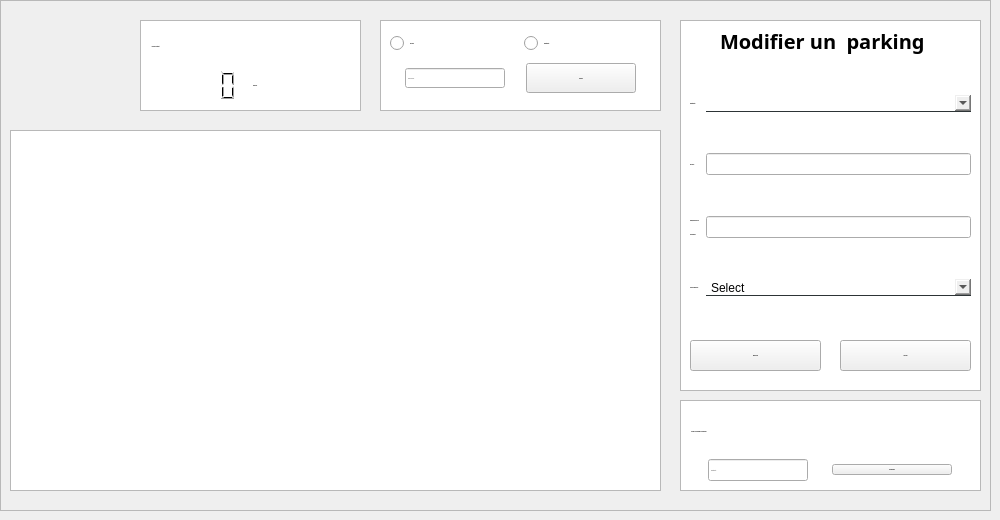
          <widget class="QWidget" name="tab_6">
           <attribute name="title">
            <string>Liste de les parking</string>
           </attribute>
           <widget class="QFrame" name="frame_14">
            <property name="geometry">
             <rect>
              <x>0</x>
              <y>0</y>
              <width>991</width>
              <height>511</height>
             </rect>
            </property>
            <property name="frameShape">
             <enum>QFrame::StyledPanel</enum>
            </property>
            <property name="frameShadow">
             <enum>QFrame::Raised</enum>
            </property>
            <widget class="QFrame" name="frame1_7">
             <property name="geometry">
              <rect>
               <x>680</x>
               <y>400</y>
               <width>301</width>
               <height>91</height>
              </rect>
             </property>
             <property name="frameShape">
              <enum>QFrame::StyledPanel</enum>
             </property>
             <property name="frameShadow">
              <enum>QFrame::Raised</enum>
             </property>
             <widget class="QWidget" name="verticalLayoutWidget_13">
              <property name="geometry">
               <rect>
                <x>10</x>
                <y>10</y>
                <width>281</width>
                <height>71</height>
               </rect>
              </property>
              <layout class="QVBoxLayout" name="verticalLayout_13">
               <item>
                <widget class="QLabel" name="label_77">
                 <property name="font">
                  <font>
                   <family>century gothic</family>
                   <pointsize>-1</pointsize>
                   <weight>75</weight>
                   <bold>true</bold>
                  </font>
                 </property>
                 <property name="styleSheet">
                  <string notr="true">QLabel{
color: black;

border: none;
}</string>
                 </property>
                 <property name="text">
                  <string>     Choisir un parking à supprimer</string>
                 </property>
                </widget>
               </item>
               <item>
                <layout class="QHBoxLayout" name="horizontalLayout_25">
                 <item>
                  <widget class="QLineEdit" name="lineEdit_24">
                   <property name="maximumSize">
                    <size>
                     <width>100</width>
                     <height>16777215</height>
                    </size>
                   </property>
                   <property name="font">
                    <font>
                     <family>century gothic</family>
                     <pointsize>-1</pointsize>
                     <weight>75</weight>
                     <bold>true</bold>
                    </font>
                   </property>
                   <property name="text">
                    <string/>
                   </property>
                   <property name="placeholderText">
                    <string>Identifiant </string>
                   </property>
                  </widget>
                 </item>
                 <item>
                  <widget class="QPushButton" name="supprimerchantier_5">
                   <property name="maximumSize">
                    <size>
                     <width>120</width>
                     <height>16777215</height>
                    </size>
                   </property>
                   <property name="font">
                    <font>
                     <family>century gothic</family>
                     <pointsize>-1</pointsize>
                     <weight>75</weight>
                     <bold>true</bold>
                    </font>
                   </property>
                   <property name="text">
                    <string>SUPPRIMER</string>
                   </property>
                  </widget>
                 </item>
                </layout>
               </item>
              </layout>
             </widget>
            </widget>
            <widget class="QTableView" name="tabcha_2">
             <property name="geometry">
              <rect>
               <x>10</x>
               <y>130</y>
               <width>651</width>
               <height>361</height>
              </rect>
             </property>
            </widget>
            <widget class="QFrame" name="frame_21">
             <property name="geometry">
              <rect>
               <x>680</x>
               <y>20</y>
               <width>301</width>
               <height>371</height>
              </rect>
             </property>
             <property name="frameShape">
              <enum>QFrame::StyledPanel</enum>
             </property>
             <property name="frameShadow">
              <enum>QFrame::Raised</enum>
             </property>
             <widget class="QPushButton" name="modifierchantier_6">
              <property name="geometry">
               <rect>
                <x>10</x>
                <y>320</y>
                <width>131</width>
                <height>31</height>
               </rect>
              </property>
              <property name="font">
               <font>
                <family>century gothic</family>
                <pointsize>-1</pointsize>
                <weight>75</weight>
                <bold>true</bold>
               </font>
              </property>
              <property name="text">
               <string>MODIFIER</string>
              </property>
             </widget>
             <widget class="QPushButton" name="pushButton_21">
              <property name="geometry">
               <rect>
                <x>160</x>
                <y>320</y>
                <width>131</width>
                <height>31</height>
               </rect>
              </property>
              <property name="font">
               <font>
                <family>century gothic</family>
                <pointsize>-1</pointsize>
                <weight>75</weight>
                <bold>true</bold>
               </font>
              </property>
              <property name="text">
               <string>Anuuler</string>
              </property>
             </widget>
             <widget class="QLabel" name="label_78">
              <property name="geometry">
               <rect>
                <x>40</x>
                <y>0</y>
                <width>241</width>
                <height>41</height>
               </rect>
              </property>
              <property name="font">
               <font>
                <family>century gothic</family>
                <pointsize>-1</pointsize>
                <weight>75</weight>
                <bold>true</bold>
               </font>
              </property>
              <property name="styleSheet">
               <string notr="true">font-family:century gothic;
font-size:20px;</string>
              </property>
              <property name="text">
               <string>Modifier un  parking</string>
              </property>
             </widget>
             <widget class="QWidget" name="gridLayoutWidget_7">
              <property name="geometry">
               <rect>
                <x>10</x>
                <y>40</y>
                <width>281</width>
                <height>271</height>
               </rect>
              </property>
              <layout class="QGridLayout" name="gridLayout_7">
               <property name="sizeConstraint">
                <enum>QLayout::SetDefaultConstraint</enum>
               </property>
               <property name="horizontalSpacing">
                <number>6</number>
               </property>
               <item row="2" column="0">
                <layout class="QVBoxLayout" name="verticalLayout_16">
                 <item>
                  <widget class="QLabel" name="label_46">
                   <property name="font">
                    <font>
                     <family>century gothic</family>
                     <pointsize>-1</pointsize>
                     <weight>75</weight>
                     <bold>true</bold>
                    </font>
                   </property>
                   <property name="text">
                    <string>Nombre de places</string>
                   </property>
                  </widget>
                 </item>
                 <item>
                  <widget class="QLabel" name="label_23">
                   <property name="font">
                    <font>
                     <family>century gothic</family>
                     <pointsize>-1</pointsize>
                     <weight>75</weight>
                     <bold>true</bold>
                    </font>
                   </property>
                   <property name="text">
                    <string> de parking :</string>
                   </property>
                  </widget>
                 </item>
                </layout>
               </item>
               <item row="2" column="1">
                <widget class="QLineEdit" name="lineEditsurface_5"/>
               </item>
               <item row="0" column="0">
                <widget class="QLabel" name="label_48">
                 <property name="font">
                  <font>
                   <family>century gothic</family>
                   <pointsize>-1</pointsize>
                   <weight>75</weight>
                   <bold>true</bold>
                  </font>
                 </property>
                 <property name="text">
                  <string>Identifiant :</string>
                 </property>
                </widget>
               </item>
               <item row="3" column="0">
                <widget class="QLabel" name="label_25">
                 <property name="font">
                  <font>
                   <family>century gothic</family>
                   <pointsize>-1</pointsize>
                   <weight>75</weight>
                   <bold>true</bold>
                  </font>
                 </property>
                 <property name="text">
                  <string>Type de parking :</string>
                 </property>
                </widget>
               </item>
               <item row="1" column="1">
                <widget class="QLineEdit" name="lineEditadres_5"/>
               </item>
               <item row="0" column="1">
                <widget class="QComboBox" name="comboBox_6">
                 <property name="styleSheet">
                  <string notr="true">QComboBox{
border:none;
border-bottom:1px solid #2d3436;
}
QComboBox::hover{
background: rgba(119,181,254,0.5);
}</string>
                 </property>
                </widget>
               </item>
               <item row="1" column="0">
                <widget class="QLabel" name="label_47">
                 <property name="font">
                  <font>
                   <family>century gothic</family>
                   <pointsize>-1</pointsize>
                   <weight>75</weight>
                   <bold>true</bold>
                  </font>
                 </property>
                 <property name="text">
                  <string>Adresse :</string>
                 </property>
                </widget>
               </item>
               <item row="3" column="1">
                <widget class="QComboBox" name="comboBox_5">
                 <property name="styleSheet">
                  <string notr="true">QComboBox{
border:none;
border-bottom:1px solid #2d3436;
}
QComboBox::hover{
background: rgba(119,181,254,0.5);
}</string>
                 </property>
                 <item>
                  <property name="text">
                   <string>Select</string>
                  </property>
                 </item>
                 <item>
                  <property name="text">
                   <string>public</string>
                  </property>
                 </item>
                 <item>
                  <property name="text">
                   <string>privé</string>
                  </property>
                 </item>
                 <item>
                  <property name="text">
                   <string>privé à usage public</string>
                  </property>
                 </item>
                </widget>
               </item>
              </layout>
             </widget>
            </widget>
            <widget class="QGraphicsView" name="graphicsView_25">
             <property name="geometry">
              <rect>
               <x>10</x>
               <y>130</y>
               <width>651</width>
               <height>361</height>
              </rect>
             </property>
             <property name="styleSheet">
              <string notr="true">

     border-top-left-radius: 20px;
     border-top-right-radius: 20px;
 border-bottom-left-radius: 20px;
border-image: url(:/images/Car-Park-Space-mB_ddf9.jpg);</string>
             </property>
            </widget>
            <widget class="QFrame" name="frame_22">
             <property name="geometry">
              <rect>
               <x>380</x>
               <y>20</y>
               <width>281</width>
               <height>91</height>
              </rect>
             </property>
             <property name="frameShape">
              <enum>QFrame::StyledPanel</enum>
             </property>
             <property name="frameShadow">
              <enum>QFrame::Raised</enum>
             </property>
             <widget class="QWidget" name="verticalLayoutWidget_14">
              <property name="geometry">
               <rect>
                <x>10</x>
                <y>10</y>
                <width>261</width>
                <height>71</height>
               </rect>
              </property>
              <layout class="QVBoxLayout" name="verticalLayout_14">
               <item>
                <layout class="QHBoxLayout" name="horizontalLayout_26">
                 <item>
                  <widget class="QRadioButton" name="radioButton_21">
                   <property name="font">
                    <font>
                     <family>century gothic</family>
                     <pointsize>-1</pointsize>
                     <weight>75</weight>
                     <bold>true</bold>
                    </font>
                   </property>
                   <property name="text">
                    <string>Adresse</string>
                   </property>
                  </widget>
                 </item>
                 <item>
                  <widget class="QRadioButton" name="radioButton_22">
                   <property name="font">
                    <font>
                     <family>century gothic</family>
                     <pointsize>-1</pointsize>
                     <weight>75</weight>
                     <bold>true</bold>
                    </font>
                   </property>
                   <property name="text">
                    <string>Identifiant</string>
                   </property>
                  </widget>
                 </item>
                </layout>
               </item>
               <item>
                <layout class="QHBoxLayout" name="horizontalLayout_27">
                 <item>
                  <widget class="QLineEdit" name="lineEdit_22">
                   <property name="maximumSize">
                    <size>
                     <width>100</width>
                     <height>20</height>
                    </size>
                   </property>
                   <property name="font">
                    <font>
                     <family>century gothic</family>
                     <pointsize>-1</pointsize>
                     <weight>75</weight>
                     <bold>true</bold>
                    </font>
                   </property>
                   <property name="placeholderText">
                    <string>Chercher par</string>
                   </property>
                  </widget>
                 </item>
                 <item>
                  <widget class="QPushButton" name="pb_ok1_5">
                   <property name="maximumSize">
                    <size>
                     <width>110</width>
                     <height>30</height>
                    </size>
                   </property>
                   <property name="font">
                    <font>
                     <family>century gothic</family>
                     <pointsize>-1</pointsize>
                     <weight>75</weight>
                     <bold>true</bold>
                    </font>
                   </property>
                   <property name="text">
                    <string>cherche</string>
                   </property>
                  </widget>
                 </item>
                </layout>
               </item>
              </layout>
             </widget>
            </widget>
            <widget class="QGraphicsView" name="graphicsView_26">
             <property name="geometry">
              <rect>
               <x>680</x>
               <y>20</y>
               <width>301</width>
               <height>371</height>
              </rect>
             </property>
             <property name="styleSheet">
              <string notr="true">
border-image: url(:/images/Chantier_Numerique.jpg);
border-radius:15px;</string>
             </property>
            </widget>
            <widget class="QGraphicsView" name="graphicsView_27">
             <property name="geometry">
              <rect>
               <x>680</x>
               <y>400</y>
               <width>301</width>
               <height>91</height>
              </rect>
             </property>
             <property name="styleSheet">
              <string notr="true">border-image: url(:/images/delete.jpg);border-radius:15px;</string>
             </property>
            </widget>
            <widget class="QGraphicsView" name="graphicsView_28">
             <property name="geometry">
              <rect>
               <x>380</x>
               <y>20</y>
               <width>281</width>
               <height>91</height>
              </rect>
             </property>
             <property name="styleSheet">
              <string notr="true">
border-image: url(:/images/GettyImages-1047578412-692fa117cf86450287d8873eeb1a95c8-aa8d654cec814174a9e07bdae85a1eb7.jpg);
border-radius:15px;</string>
             </property>
            </widget>
            <widget class="QGraphicsView" name="graphicsView_29">
             <property name="geometry">
              <rect>
               <x>140</x>
               <y>20</y>
               <width>221</width>
               <height>91</height>
              </rect>
             </property>
             <property name="styleSheet">
              <string notr="true">border-radius:15px;
border-image: url(:/images/c374bcf2af1deeee10fa2281c5c9b1cc.jpg);</string>
             </property>
            </widget>
            <widget class="QFrame" name="frame_23">
             <property name="geometry">
              <rect>
               <x>140</x>
               <y>20</y>
               <width>221</width>
               <height>91</height>
              </rect>
             </property>
             <property name="frameShape">
              <enum>QFrame::StyledPanel</enum>
             </property>
             <property name="frameShadow">
              <enum>QFrame::Raised</enum>
             </property>
             <widget class="QWidget" name="verticalLayoutWidget_9">
              <property name="geometry">
               <rect>
                <x>9</x>
                <y>10</y>
                <width>201</width>
                <height>71</height>
               </rect>
              </property>
              <layout class="QVBoxLayout" name="verticalLayout_9">
               <item>
                <widget class="QLabel" name="label_98">
                 <property name="font">
                  <font>
                   <family>century gothic</family>
                   <pointsize>-1</pointsize>
                   <weight>75</weight>
                   <bold>true</bold>
                  </font>
                 </property>
                 <property name="text">
                  <string>           le park contient</string>
                 </property>
                </widget>
               </item>
               <item>
                <layout class="QHBoxLayout" name="horizontalLayout_21">
                 <item>
                  <widget class="QLCDNumber" name="lcdNumber">
                   <property name="frameShape">
                    <enum>QFrame::NoFrame</enum>
                   </property>
                   <property name="frameShadow">
                    <enum>QFrame::Plain</enum>
                   </property>
                  </widget>
                 </item>
                 <item>
                  <widget class="QLabel" name="label_49">
                   <property name="font">
                    <font>
                     <family>century gothic</family>
                     <pointsize>-1</pointsize>
                     <weight>75</weight>
                     <bold>true</bold>
                    </font>
                   </property>
                   <property name="text">
                    <string>véhicule</string>
                   </property>
                  </widget>
                 </item>
                </layout>
               </item>
              </layout>
             </widget>
            </widget>
            <widget class="QPushButton" name="pushButton_22">
             <property name="geometry">
              <rect>
               <x>40</x>
               <y>40</y>
               <width>61</width>
               <height>51</height>
              </rect>
             </property>
             <property name="styleSheet">
              <string notr="true">background-color: transparent;

background: none;
border: none;
background-repeat: none;</string>
             </property>
            </widget>
            <zorder>graphicsView_25</zorder>
            <zorder>tabcha_2</zorder>
            <zorder>graphicsView_28</zorder>
            <zorder>graphicsView_27</zorder>
            <zorder>graphicsView_26</zorder>
            <zorder>frame_21</zorder>
            <zorder>frame1_7</zorder>
            <zorder>frame_22</zorder>
            <zorder>graphicsView_29</zorder>
            <zorder>frame_23</zorder>
            <zorder>pushButton_22</zorder>
           </widget>
          </widget>
